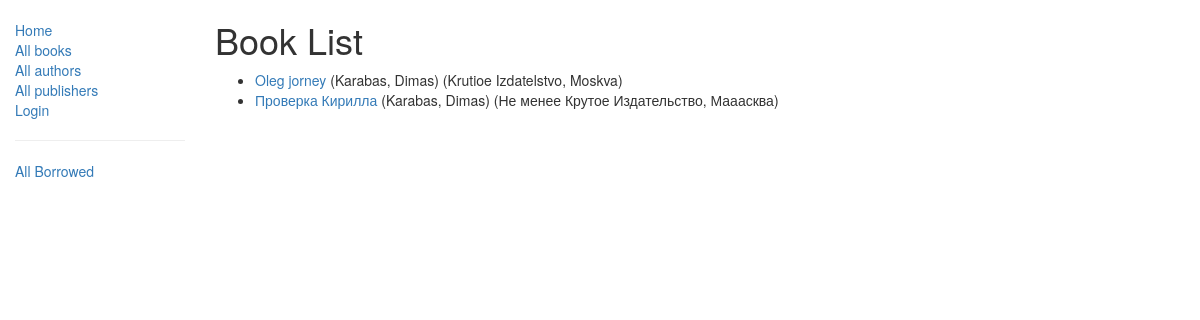
/catalog/books/, run on the app's committed database.
### catalog/models.py (models this page shows, shortened)
class Book(models.Model):
    title = models.CharField(max_length=200)
    author = models.ForeignKey('Author', on_delete=models.SET_NULL, null=True)
    publisher = models.ForeignKey('Publisher', on_delete=models.SET_NULL, null=True)
    summary = models.TextField(max_length=1000, help_text="Enter a brief description of the book")
    isbn = models.CharField('ISBN',max_length=13, help_text='13 Character <a href="https://www.isbn-international.org/content/what-isbn">ISBN number</a>')
    genre = models.ManyToManyField(Genre, help_text="Select a genre for this book")
    language = models.ForeignKey('Language', on_delete=models.SET_NULL, null=True)
    cover = models.ImageField(upload_to ='images/', help_text="Select a cover for this book", null=True)
    def get_absolute_url(self):
        return reverse('book-detail', args=[str(self.id)])
    def display_genre(self):
        """
        Creates a string for the Genre. This is required to display genre in Admin.
        """
        return ', '.join([genre.name for genre in self.genre.all()[:3]])
    display_genre.short_description = 'Genre'

class Author(models.Model):
    first_name = models.CharField(max_length=100)
    last_name = models.CharField(max_length=100)
    date_of_birth = models.DateField(null=True, blank=True)
    date_of_death = models.DateField('Died', null=True, blank=True)
    def __str__(self):
        return '%s, %s' % (self.last_name, self.first_name)

class Publisher(models.Model):
    name = models.CharField(max_length=200)
    city = models.CharField(max_length=175)
    def __str__(self):
        return '%s, %s' % (self.name, self.city)

### catalog/views.py (the view)
class BookListView(generic.ListView):
    model = Book
    paginate_by = 10

### catalog/templates/catalog/book_list.html
{% extends "base_generic.html" %}
{% block content %}
    <h1>Book List</h1>
    {% if book_list %}
    <ul>
      {% for book in book_list %}
      <li>
        <a href="{{ book.get_absolute_url }}">{{ book.title }}</a> ({{book.author}}) ({{book.publisher}})
      </li>
      {% endfor %}
    </ul>
    {% else %}
      <p>There are no books in the library.</p>
    {% endif %}
{% endblock %}

### data on the page
Book: title "Oleg jorney", author "Karabas, Dimas", publisher "Krutioe Izdatelstvo, Moskva"
Book: title "Проверка Кирилла", author "Karabas, Dimas", publisher "Не менее Крутое Издательство, Мааасква"
